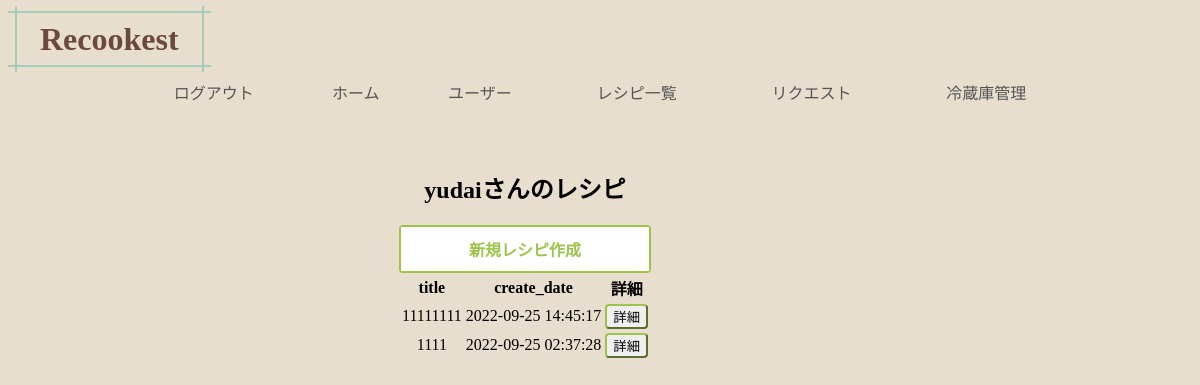
/my/recipe_all (signed in), run on the app's committed database.
### tables this page shows
CREATE TABLE users(id INTEGER PRIMARY KEY, name char(20) NOT NULL, password char(50) NOT NULL);

CREATE TABLE recipes_title(id INTEGER PRIMARY KEY, title TEXT NOT NULL, comment TEXT, create_user text, update_date text default (datetime('now','+9 hours')));

### app.py (the view)
@app.route("/my/recipe_all")
def recipe_all():
    user = db.execute("SELECT name from users where id = ?", session["id"])
    myrecipes = db.execute("SELECT id, title, update_date from recipes_title where create_user= ?", user[0]["name"])
    return render_template("recipe_all.html", recipes=myrecipes, user=user[0]["name"], login_user=user[0]["name"])

### templates/recipe_all.html (shortened to what this page needs)
{% extends "login_base.html" %}
{% block main %}
<h2>{{user}}さんのレシピ</h2>
    {% if user == login_user %}
        <a href="/recipe_new" class="btn-anime"><span>新規レシピ作成</span></a>
    {% endif %}
<table class="table table-striped">
            <thead>
                <tr>
                    <th>title</th>
                    <th>create_date</th>
                    <th>詳細</th>
                </tr>
            </thead>
            <tbody>
                {% for recipe in recipes %}
                <tr>
                    <td> {{ recipe["title"] }}</td>
                    <td> {{ recipe["update_date"] }}</td>
                    <td><a href="/recipe_detail/{{recipe['id']}}"><button>詳細</button></a></td>
                </tr>
                {% endfor %}
            </tbody>
        </table>
{% endblock %}

### static/css/style.css (style rules this page uses)
body { background-color: #E7DECD; }
table { margin-right:auto; margin-left: auto; }
a { text-decoration: none; }
.btn-anime { display: inline-block; width: 200px; text-align: center; background-color: #9ec34b; border: 2px solid #9ec34b; font-size: 16px; color: #9ec34b; text-decoration: none; font-weight: bold; padding: 10px 24px; border-radius: 4px; position: relative; }
.btn-anime span { position: relative; z-index: 1; }
.btn-anime::before, .btn-anime::after { content: ""; display: block; background-color: #FFF; width: 50%; height: 100%; position: absolute; top: 0; transition: .2s; }
.btn-anime::before { left: 0; }
.btn-anime::after { right: 0; }
button { border-color: #9ec34b; border-radius: 4px; }

### data on the page
users: name "yudai"
recipes_title: title "11111111", update_date "2022-09-25 14:45:17"
recipes_title: title "1111", update_date "2022-09-25 02:37:28"
